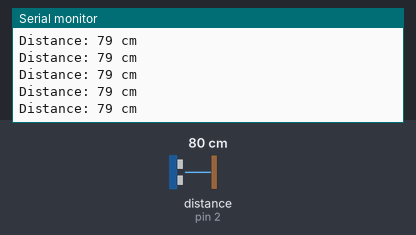
Simulated run of this sketch. Board: Arduino Uno, built with avr-gcc and run on an emulated ATmega328P. On the bench: the last lines printed to the serial monitor. Wiring (inferred from the names in the program): ultrasonic range finder: trigger pin 4; echo pin 2. The inputs (shaded band) are chosen by the test bench; at power-on: distance to the obstacle (sensor on pin 2) 80 cm. The echo pulse lasts 58.3 µs per cm.

Above: at 1.2 s.
1.3 s: distance to the obstacle (sensor on pin 2) set to 4 cm
At 2.1 s:
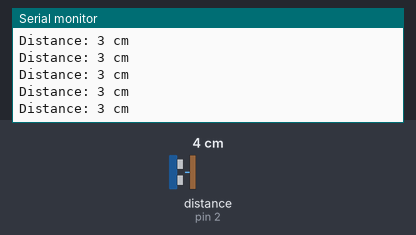
4.3 s: distance to the obstacle (sensor on pin 2) set to 2 cm
At 5.0 s:
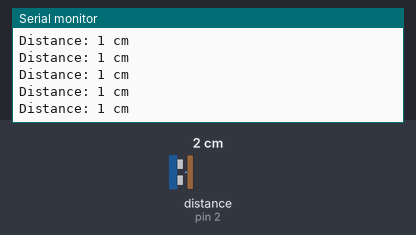
7.3 s: distance to the obstacle (sensor on pin 2) set to 4 cm
At 7.8 s:
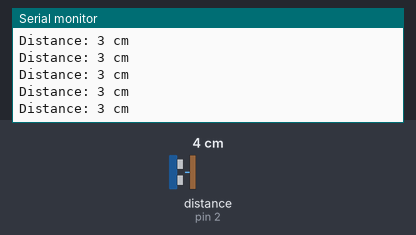
10.3 s: distance to the obstacle (sensor on pin 2) set to 9 cm
At 10.9 s:
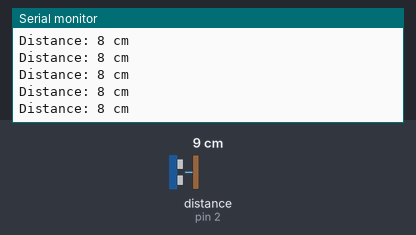
Timing chart, 0 to 13.3 s (numbered marks = the images above; inputs shaded):
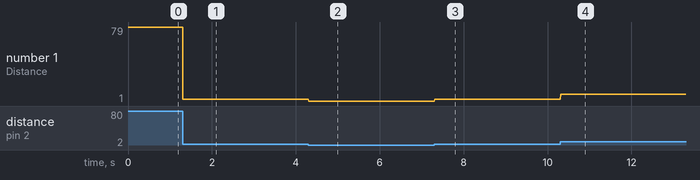

Measured:
- after the input at 1.3 s, the serial monitor: prints a new line at once (image 1)
- after the input at 4.3 s, the serial monitor: prints a new line at once (image 2)
- after the input at 7.3 s, the serial monitor: prints a new line at once (image 3)
- after the input at 10.3 s, the serial monitor: prints a new line at once (image 4)
- plotted number 1: 79 → 3 after the input at 1.3 s, 3 → 1 after the input at 4.3 s, 1 → 3 after the input at 7.3 s, 3 → 8 after the input at 10.3 s

The sketch:

sketch_nov29a.ino
```cpp
#define echopin 2
#define trigpin 4
long duration,distance;
void setup()
{
  Serial.begin(115200);
  pinMode(trigpin, OUTPUT);
  pinMode(echopin, INPUT);
}
void loop()
{
  digitalWrite(trigpin, LOW);
  delayMicroseconds(2);
  digitalWrite(trigpin, HIGH);
  delayMicroseconds(10);
  digitalWrite(trigpin, LOW);
  duration= pulseIn(echopin, HIGH);
  distance= duration/58.2;
  String disp= String(distance);

  Serial.print("Distance: ");
  Serial.print(disp);
  Serial.println(" cm");
  delay(10);
}
```
